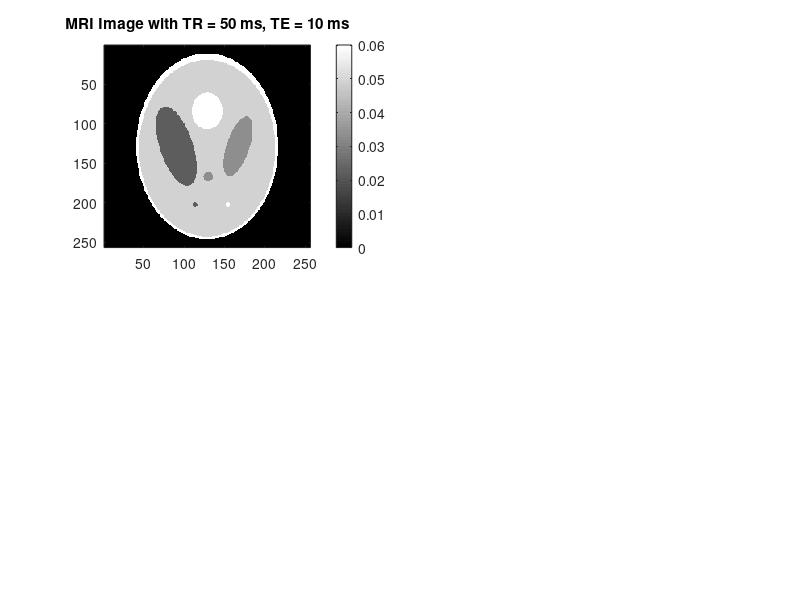

Here is the MATLAB script that generated this plot: (Note: this script raises an error after producing the figure.)
% Assignment 2
% Author: Marwan Aridi, COSC4372
% Note: This Matlab file will generate 4 phantoms that will change based on
% the instructions on Q2.2. 


function generate_mri_images_q2_2_custom_all_in_one()
    % Define the ellipses (same structure as in previous examples)
    ellipses = [
        1, 0.69, 0.92, 0, 0, 0;           % Main large ellipse
       -0.8, 0.6624, 0.874, 0, -0.0184, 0; % Slightly smaller lower ellipse
       -0.2, 0.11, 0.31, 0.3, 0, -18;      % Left smaller ellipse
       -0.2, 0.16, 0.41, -0.3, 0, 18;      % Right smaller ellipse
        0.1, 0.15, 0.18, 0, 0.35, 0;       % Top ellipse
        0.05, 0.046, 0.046, 0.01, -0.1, 0; % Small circle 1
        0.05, 0.046, 0.046, 0.01, -0.3, 0; % Small circle 2
        0.05, 0.023, 0.023, -0.12, -0.58, 0; % Small circle 3
        0.05, 0.023, 0.023, 0.20, -0.58, 0;  % Small circle 4
        0.05, 0.023, 0.023, 0.07, -0.605, 0]; % Small circle 5
    
    % Acquisition parameters from Q2.2
    TR_values = [50, 250, 1000, 2500];  % TR values in ms
    TE_values = [10, 10, 10, 10];       % TE values in ms
    
    % Compartment parameters (A, T1, T2) based on your provided table
    A_values = [0.90, 0.85, 0.80, 0.70];  % A values for the compartments
    T1_values = [250, 625, 1000, 1375];   % T1 values in ms
    T2_values = [10, 35, 60, 85];         % T2 values in ms
    figure;
    
    % Iterate through each set of acquisition parameters and generate MRI images
    for i = 1:4
        TR = TR_values(i);  % Current TR
        TE = TE_values(i);  % Current TE
        
        % Generate the MRI signal intensity map based on the current TR and TE
        [mri_image, SI_values] = generate_signal_intensity_and_si(256, 10, ellipses, A_values, T1_values, T2_values, TR, TE);
        
        % Create a subplot in a 2x2 grid
        subplot(2, 2, i);  % 2 rows, 2 columns, current position
        
        % Display the MRI image
        imagesc(mri_image);    % Use imagesc to scale data and apply colormap
        colormap(gray);        % Use grayscale for MRI image
        colorbar;              % Add a colorbar to show the signal intensity
        title(['MRI Image with TR = ' num2str(TR) ' ms, TE = ' num2str(TE) ' ms']);
        
        % Add a legend to display the acquisition parameters and SI values
        legend_text = sprintf('TR = %d ms, TE = %d ms\nSI values: %.6f, %.6f, %.6f, %.6f', ...
            TR, TE, SI_values(1), SI_values(2), SI_values(3), SI_values(4));
        legend(legend_text, 'Location', 'southoutside');
    end
end

% Function to calculate the MRI signal intensity (SI) based on A, T1, T2, TR, and TE
function [si_map, SI_values] = generate_signal_intensity_and_si(N, M, ellipses, A_values, T1_values, T2_values, TR, TE)
    % Create a blank N x N matrix for the SI-map
    si_map = zeros(N);
    SI_values = zeros(1, 4);  % To store SI for each compartment
    
    % Generate a grid of x-coordinates
    xax = ( (0:N-1)-(N-1)/2 ) / ((N-1)/2); 
    xg = repmat(xax, N, 1);   % X-coordinates
    
    % Iterate through each ellipse and calculate the signal intensity
    for i = 1:M
        A = A_values(mod(i-1, length(A_values)) + 1);   % Amount of water (A)
        T1 = T1_values(mod(i-1, length(T1_values)) + 1); % Longitudinal relaxation time (T1)
        T2 = T2_values(mod(i-1, length(T2_values)) + 1); % Transverse relaxation time (T2)
        
        % Calculate the MRI signal intensity for the current voxel using given TR and TE
        SI = A * (1 - exp(-TR / T1)) * exp(-TE / T2);
        
        % Store the SI value for the current compartment
        if i <= 4
            SI_values(i) = SI;
        end
        
        a = ellipses(i, 2);    % Horizontal semi-axis (a)
        b = ellipses(i, 3);    % Vertical semi-axis (b)
        x0 = ellipses(i, 4);   % X-coordinate of the center
        y0 = ellipses(i, 5);   % Y-coordinate of the center
        phi = ellipses(i, 6);  % Rotation angle (degrees)
        phi = phi * pi / 180;  % Convert degrees to radians
        
        % Shift coordinates to center the ellipse at (x0, y0)
        x = xg - x0;
        y = rot90(xg) - y0;
        
        % Apply the rotation matrix to the coordinates
        cosp = cos(phi); 
        sinp = sin(phi);
        
        % Formula for finding the indices of the pixels inside the ellipse
        idx = find(((x.*cosp + y.*sinp).^2)./a^2 + ((y.*cosp - x.*sinp).^2)./b^2 <= 1);
        
        % Assign the signal intensity to the corresponding pixels
        si_map(idx) = SI;
    end
end

% Call the function to generate MRI images for Q2.2 in a 2x2 layout
generate_mri_images_q2_2_custom_all_in_one();
